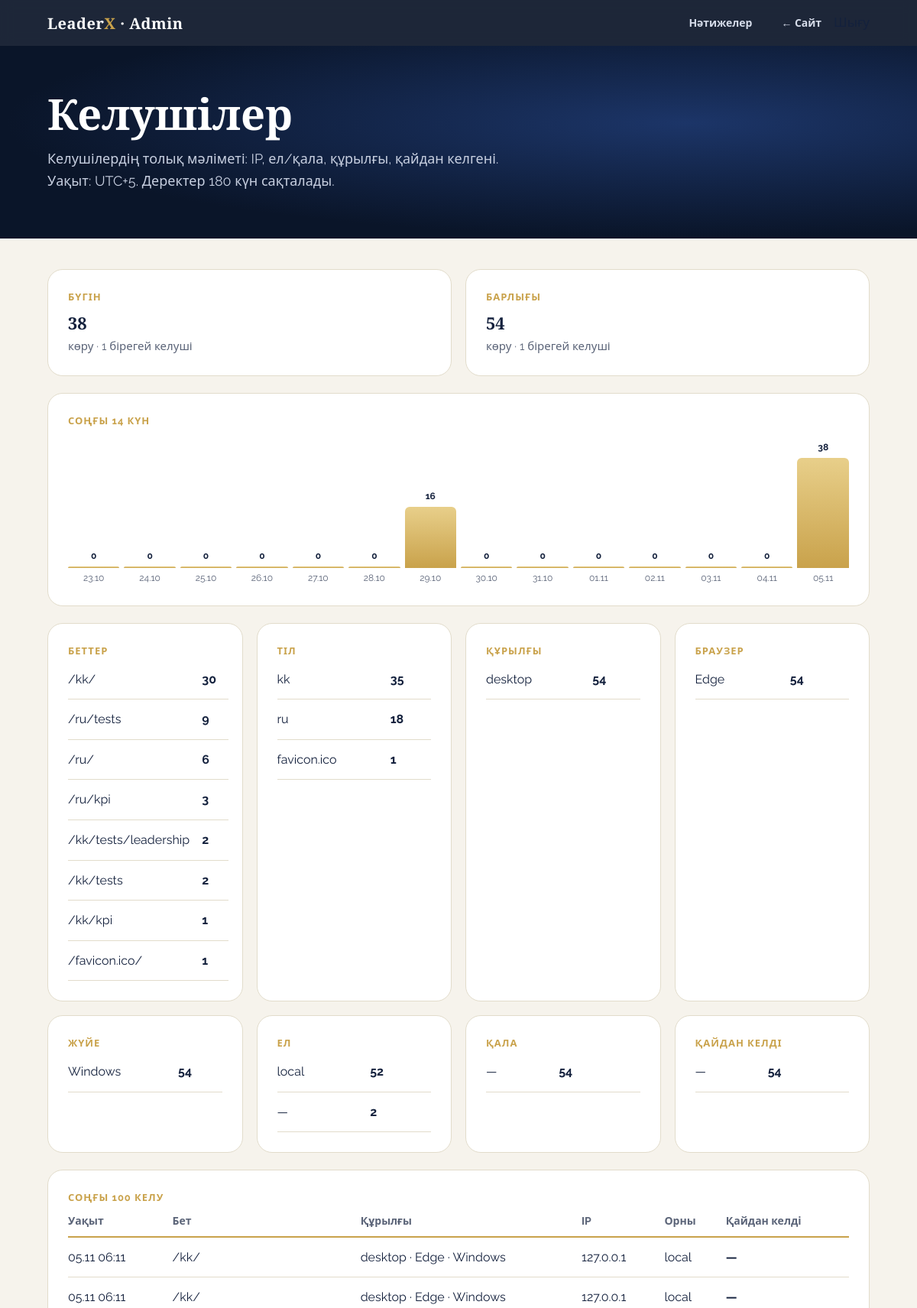
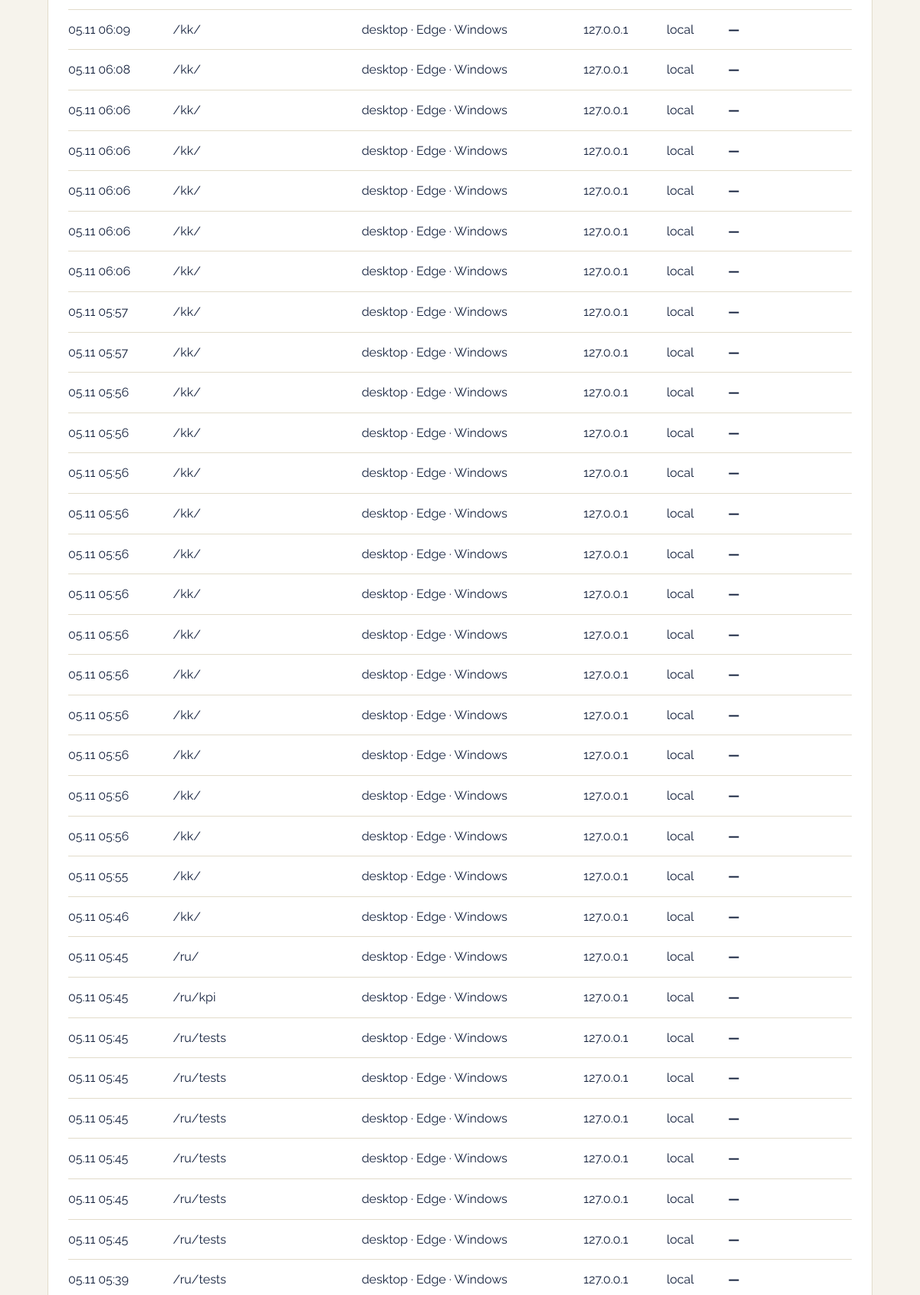
Screenshot of /admin (signed in, upper part) with the database file from the repository (2 pictures, top to bottom).
### tables this page shows
CREATE TABLE visits(
        id INTEGER PRIMARY KEY AUTOINCREMENT, ts INTEGER NOT NULL, path TEXT, lang TEXT,
        ip_mask TEXT, ip_hash TEXT, device TEXT, browser TEXT, os TEXT, referrer TEXT, country TEXT, city TEXT, ip TEXT, ref_url TEXT);

### app.py (the view)
@app.route("/admin")
def admin():
    _admin_on()
    if not session.get("admin"):
        return redirect(url_for("admin_login"))
    days = min(max(request.args.get("days", 14, type=int), 1), 90)
    resp = Response(render_template("admin.html", s=analytics.stats(days), tz=analytics.TZ.utcoffset(None).seconds // 3600))
    resp.headers["X-Robots-Tag"] = "noindex, nofollow"
    resp.headers["Cache-Control"] = "no-store"
    return resp

### analytics.py (called while the page is built)
def _db():
    os.makedirs(os.path.dirname(DB_PATH), exist_ok=True)
    con = sqlite3.connect(DB_PATH, timeout=5)
    con.row_factory = sqlite3.Row
    con.execute("""CREATE TABLE IF NOT EXISTS visits(
        id INTEGER PRIMARY KEY AUTOINCREMENT, ts INTEGER NOT NULL, path TEXT, lang TEXT,
        ip_mask TEXT, ip_hash TEXT, device TEXT, browser TEXT, os TEXT, referrer TEXT)""")
    cols = {r[1] for r in con.execute("PRAGMA table_info(visits)")}
    for c in ("country", "city", "ip", "ref_url"):
        if c not in cols:
            con.execute(f"ALTER TABLE visits ADD COLUMN {c} TEXT")
    con.execute("CREATE INDEX IF NOT EXISTS idx_ts ON visits(ts)")
    return con

def _top(con, col, since, limit=8):
    return [(r[0] or "—", r[1]) for r in con.execute(
        f"SELECT {col}, COUNT(*) c FROM visits WHERE ts>=? GROUP BY {col} ORDER BY c DESC LIMIT ?", (since, limit))]

### app.py (called while the page is built)
@app.context_processor
def asset_version():
    p = os.path.join(app.static_folder, "css", "style.css")
    return {"css_v": int(os.path.getmtime(p)) if os.path.exists(p) else 0}

@app.before_request
def track():
    if request.method == "GET" and request.endpoint in TRACKED:
        analytics.log_visit(request, (request.view_args or {}).get("lang"))

def csrf_token():
    t = session.get("csrf")
    if not t:
        t = secrets.token_hex(16)
        session["csrf"] = t
    return t

def _admin_on():
    if not os.environ.get("ADMIN_PASSWORD"):
        abort(404)  # құпиясөз қойылмаса, админ-панель өшірулі

### templates/admin.html (shortened to what this page needs)
<!DOCTYPE html>
<html lang="kk">
<head>
<link rel="stylesheet" href="{{ url_for('static', filename='css/style.css', v=css_v) }}">
</head>
<body>
<nav><div class="wrap"><a class="logo" href="{{ url_for('index', lang='kk') }}">Leader<b>X</b> · Admin</a>
<div style="display:flex;align-items:center"><a class="l" style="display:inline;margin-right:16px" href="{{ url_for('admin_results') }}">Нәтижелер</a><a class="l" style="display:inline" href="{{ url_for('index', lang='kk') }}">← Сайт</a><form method="post" action="{{ url_for('admin_logout') }}" style="display:inline;margin-left:16px"><input type="hidden" name="csrf" value="{{ csrf_token() }}"><button type="submit" class="l" style="background:none;border:0;cursor:pointer;font:inherit;color:inherit;padding:0">Шығу</button></form></div></div></nav>
<header class="sub"><div class="wrap"><h1>Келушілер</h1><p>Келушілердің толық мәліметі: IP, ел/қала, құрылғы, қайдан келгені. Уақыт: UTC+{{ tz }}. Деректер {{ s.keep }} күн сақталады.</p></div></header>
<main><div class="wrap kpi-page">
<div class="grid" style="margin-bottom:22px">
<div class="card"><div class="k">БҮГІН</div><h3>{{ s.today }}</h3><p>көру · {{ s.unique_today }} бірегей келуші</p></div>
<div class="card"><div class="k">БАРЛЫҒЫ</div><h3>{{ s.total }}</h3><p>көру · {{ s.unique_total }} бірегей келуші</p></div>
</div>
<div class="card" style="margin-bottom:22px"><div class="k">СОҢҒЫ {{ s.period_days }} КҮН</div>
<div class="adm-chart">{% for d in s.series %}<div class="adm-col" title="{{ d.day }}: {{ d.views }} көру, {{ d.uniq }} бірегей"><b>{{ d.views }}</b><i style="height:{{ d.h }}%"></i><span>{{ d.day }}</span></div>{% endfor %}</div></div>
<div class="grid" style="margin-bottom:22px">
{% macro top(title, rows) %}<div class="card"><div class="k">{{ title }}</div>
<table class="kpi"><tbody>{% for n, c in rows %}<tr><td>{{ n }}</td><td>{{ c }}</td></tr>{% else %}<tr><td colspan="2">—</td></tr>{% endfor %}</tbody></table></div>{% endmacro %}
{{ top('БЕТТЕР', s.pages) }}{{ top('ТІЛ', s.langs) }}{{ top('ҚҰРЫЛҒЫ', s.devices) }}{{ top('БРАУЗЕР', s.browsers) }}{{ top('ЖҮЙЕ', s.oses) }}{{ top('ЕЛ', s.countries) }}{{ top('ҚАЛА', s.cities) }}{{ top('ҚАЙДАН КЕЛДІ', s.referrers) }}
</div>
<div class="card"><div class="k">СОҢҒЫ 100 КЕЛУ</div>
<div class="kpi-wrap"><table class="kpi"><thead><tr><th>Уақыт</th><th>Бет</th><th>Құрылғы</th><th>IP</th><th>Орны</th><th>Қайдан келді</th></tr></thead>
<tbody>{% for r in s.recent %}<tr><td>{{ r.time }}</td><td>{{ r.path }}</td><td>{{ r.device }} · {{ r.browser }} · {{ r.os }}</td><td>{{ r.ip or r.ip_mask }}</td><td>{{ ((r.city ~ ', ') if r.city else '') ~ (r.country or '—') }}</td><td style="word-break:break-all">{% if r.ref_url %}<a href="{{ r.ref_url }}" target="_blank" rel="noopener noreferrer nofollow" style="color:inherit">{{ r.ref_url }}</a>{% else %}{{ r.referrer or '—' }}{% endif %}</td></tr>{% else %}<tr><td colspan="6">Әзірге келу жоқ</td></tr>{% endfor %}</tbody></table></div></div>
</div></main>
</body>
</html>

### static/css/style.css (style rules this page uses)
:root { --navy:#10203f;--navy2:#0a1529;--gold:#c9a24b;--gold2:#e8cf8a; --bg:#f6f3ec;--card:#fff;--ink:#14213d;--mute:#5b6478;--line:#e2dccb; box-sizing:border-box;padding-top:env(safe-area-inset-top,0px);padding-bottom:env(safe-area-inset-bottom,0px) }
html { scroll-behavior:smooth;scroll-padding-top:env(safe-area-inset-top,0px) }
*,*::before,*::after { box-sizing:border-box }
body { margin:0;background:var(--bg);color:var(--ink);font:400 17px/1.6 Raleway,system-ui,sans-serif }
.wrap { max-width:1120px;margin:0 auto;padding:0 22px }
h1,h2,h3 { font-family:'Playfair Display',Georgia,serif;line-height:1.15;margin:0 }
nav { position:sticky;top:env(safe-area-inset-top,0px);z-index:9;background:rgba(10,21,41,.92);backdrop-filter:blur(8px) }
nav .wrap { display:flex;align-items:center;justify-content:space-between;height:60px }
.logo { font:700 20px 'Playfair Display',serif;color:#fff;text-decoration:none;letter-spacing:.5px }
.logo b { color:var(--gold) }
nav a.l { color:#d5dbe9;text-decoration:none;font-size:14px;margin-left:22px;font-weight:600 }
.grid { display:grid;gap:18px;grid-template-columns:repeat(auto-fit,minmax(220px,1fr)) }
.card { background:var(--card);border:1px solid var(--line);border-radius:20px;padding:26px }
.card h3 { font-size:22px;margin:10px 0 6px }
.card p { margin:0;color:var(--mute);font-size:15px }
.card .k { color:var(--gold);font-weight:700;font-size:13px;letter-spacing:1px }
form { display:flex;gap:10px;justify-content:center;flex-wrap:wrap;max-width:560px;margin:0 auto }
.sub { background:radial-gradient(ellipse at 75% 40%,#1c3568,var(--navy2) 70%);color:#fff;padding:56px 0 60px }
.sub h1 { font-size:clamp(34px,5vw,56px);margin-bottom:14px }
.sub p { color:#c7cfe0;max-width:640px;margin:0;font-size:18px }
.kpi-page { padding-top:40px;padding-bottom:40px }
.kpi-wrap { overflow-x:auto }
.kpi { width:100%;border-collapse:collapse;font-size:16px }
.kpi th { text-align:left;font-size:14px;font-weight:700;color:var(--mute);padding:8px 16px 8px 0;border-bottom:2px solid var(--gold) }
.kpi td { padding:13px 16px 13px 0;border-bottom:1px solid var(--line);vertical-align:top }
.kpi td:last-child { font-weight:700 }
@media (min-width:600px) { .kpi td:last-child { white-space:nowrap } }
.adm-chart { display:flex;align-items:flex-end;gap:6px;height:190px;margin-top:14px;overflow-x:auto }
.adm-col { flex:1 0 34px;height:100%;display:flex;flex-direction:column;justify-content:flex-end;align-items:center;gap:4px;font-size:12px;color:var(--mute) }
.adm-col i { display:block;width:100%;min-height:2px;border-radius:6px 6px 0 0;background:linear-gradient(180deg,var(--gold2),var(--gold)) }
.adm-col b { color:var(--ink);font-size:12px }
.card .kpi td:last-child { white-space:normal }

### rows the page displays
visits: path "/kk/", id "30", time "05.11 05:46", device "desktop", browser "Edge", os "Windows", ip "127.0.0.1", city+country "local", referrer "—"
visits: device "desktop", id "54", browser "Edge", os "Windows", time "05.11 06:11", path "/kk/", ip "127.0.0.1", city+country "local", referrer "—"
visits: country "local", id "52", time "05.11 06:09", path "/kk/", device "desktop", browser "Edge", os "Windows", ip "127.0.0.1", city+country "local", referrer "—"
visits: time "05.11 06:11", path "/kk/", device "desktop", browser "Edge", os "Windows", ip "127.0.0.1", city+country "local", referrer "—"
visits: time "05.11 06:08", path "/kk/", device "desktop", browser "Edge", os "Windows", ip "127.0.0.1", city+country "local", referrer "—"
visits: time "05.11 06:06", path "/kk/", device "desktop", browser "Edge", os "Windows", ip "127.0.0.1", city+country "local", referrer "—"
visits: time "05.11 06:06", path "/kk/", device "desktop", browser "Edge", os "Windows", ip "127.0.0.1", city+country "local", referrer "—"
visits: time "05.11 06:06", path "/kk/", device "desktop", browser "Edge", os "Windows", ip "127.0.0.1", city+country "local", referrer "—"
visits: time "05.11 06:06", path "/kk/", device "desktop", browser "Edge", os "Windows", ip "127.0.0.1", city+country "local", referrer "—"
visits: time "05.11 06:06", path "/kk/", device "desktop", browser "Edge", os "Windows", ip "127.0.0.1", city+country "local", referrer "—"
visits: time "05.11 05:57", path "/kk/", device "desktop", browser "Edge", os "Windows", ip "127.0.0.1", city+country "local", referrer "—"
visits: time "05.11 05:57", path "/kk/", device "desktop", browser "Edge", os "Windows", ip "127.0.0.1", city+country "local", referrer "—"
visits: time "05.11 05:56", path "/kk/", device "desktop", browser "Edge", os "Windows", ip "127.0.0.1", city+country "local", referrer "—"
visits: time "05.11 05:56", path "/kk/", device "desktop", browser "Edge", os "Windows", ip "127.0.0.1", city+country "local", referrer "—"
visits: time "05.11 05:56", path "/kk/", device "desktop", browser "Edge", os "Windows", ip "127.0.0.1", city+country "local", referrer "—"
visits: time "05.11 05:56", path "/kk/", device "desktop", browser "Edge", os "Windows", ip "127.0.0.1", city+country "local", referrer "—"
visits: time "05.11 05:56", path "/kk/", device "desktop", browser "Edge", os "Windows", ip "127.0.0.1", city+country "local", referrer "—"
visits: time "05.11 05:56", path "/kk/", device "desktop", browser "Edge", os "Windows", ip "127.0.0.1", city+country "local", referrer "—"
visits: time "05.11 05:56", path "/kk/", device "desktop", browser "Edge", os "Windows", ip "127.0.0.1", city+country "local", referrer "—"
visits: time "05.11 05:56", path "/kk/", device "desktop", browser "Edge", os "Windows", ip "127.0.0.1", city+country "local", referrer "—"
visits: time "05.11 05:56", path "/kk/", device "desktop", browser "Edge", os "Windows", ip "127.0.0.1", city+country "local", referrer "—"
visits: time "05.11 05:56", path "/kk/", device "desktop", browser "Edge", os "Windows", ip "127.0.0.1", city+country "local", referrer "—"
visits: time "05.11 05:56", path "/kk/", device "desktop", browser "Edge", os "Windows", ip "127.0.0.1", city+country "local", referrer "—"
visits: time "05.11 05:56", path "/kk/", device "desktop", browser "Edge", os "Windows", ip "127.0.0.1", city+country "local", referrer "—"
visits: time "05.11 05:55", path "/kk/", device "desktop", browser "Edge", os "Windows", ip "127.0.0.1", city+country "local", referrer "—"
visits: time "05.11 05:45", path "/ru/", device "desktop", browser "Edge", os "Windows", ip "127.0.0.1", city+country "local", referrer "—"
visits: time "05.11 05:45", path "/ru/kpi", device "desktop", browser "Edge", os "Windows", ip "127.0.0.1", city+country "local", referrer "—"
visits: time "05.11 05:45", path "/ru/tests", device "desktop", browser "Edge", os "Windows", ip "127.0.0.1", city+country "local", referrer "—"
visits: time "05.11 05:45", path "/ru/tests", device "desktop", browser "Edge", os "Windows", ip "127.0.0.1", city+country "local", referrer "—"
visits: time "05.11 05:45", path "/ru/tests", device "desktop", browser "Edge", os "Windows", ip "127.0.0.1", city+country "local", referrer "—"
visits: time "05.11 05:45", path "/ru/tests", device "desktop", browser "Edge", os "Windows", ip "127.0.0.1", city+country "local", referrer "—"
visits: time "05.11 05:45", path "/ru/tests", device "desktop", browser "Edge", os "Windows", ip "127.0.0.1", city+country "local", referrer "—"
visits: time "05.11 05:45", path "/ru/tests", device "desktop", browser "Edge", os "Windows", ip "127.0.0.1", city+country "local", referrer "—"
visits: time "05.11 05:39", path "/ru/tests", device "desktop", browser "Edge", os "Windows", ip "127.0.0.1", city+country "local", referrer "—"

### other values shown
{{ tz }} "5"
{{ s.keep }} "180"
{{ s.today }} "38"
{{ s.unique_today }} "1"
{{ s.total }} "54"
{{ s.unique_total }} "1"
{{ s.period_days }} "14"
{{ d.views }} "0" "0" "0" "0" "0" "0" "16" "0" "0" "0" "0" "0" "0" "38"
{{ d.day }} "23.10" "24.10" "25.10" "26.10" "27.10" "28.10" "29.10" "30.10" "31.10" "01.11" "02.11" "03.11" "04.11" "05.11"
{{ title }} "БЕТТЕР ТІЛ ҚҰРЫЛҒЫ БРАУЗЕР ЖҮЙЕ ЕЛ ҚАЛА ҚАЙДАН КЕЛДІ"
{{ n }} "/ru/tests" "/ru/" "/ru/kpi" "/kk/tests/leadership" "/kk/tests" "/kk/kpi" "/favicon.ico/" "kk" "ru" "favicon.ico" "—" "—" "—"
{{ c }} "9" "6" "3" "2" "2" "1" "1" "35" "18" "1" "2" "54" "54"
